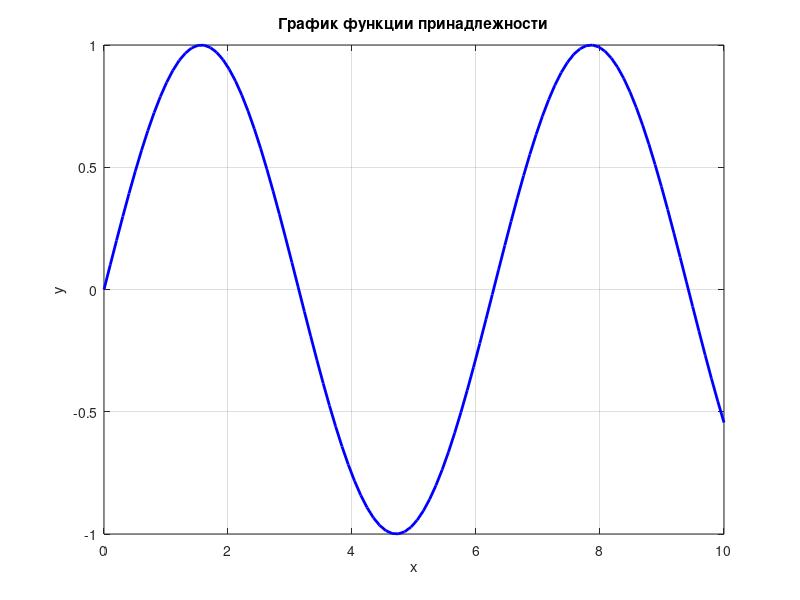
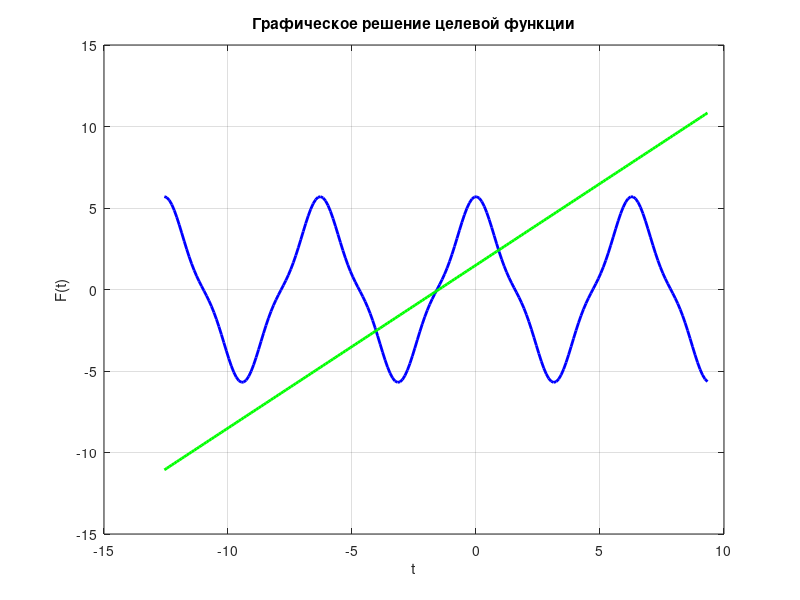

Source code (MATLAB) for these figures, in order:
%%%%%%%%%%%%%%%%%%%%%%%%%%%%%%%%%%%%%%%%%%%%%%%%%%%%%%%%%%%%%%%%%%%%%%%%%%%
% ЛАБОРАТОРНАЯ РАБОТА 1 (ВАРИАНТ 7, БЕЗ ВВОДА ПОЛЬЗОВАТЕЛЯ)
% Исправлены расчёты главных миноров и добавлен поиск минимума при пересечении V1 и V2
%%%%%%%%%%%%%%%%%%%%%%%%%%%%%%%%%%%%%%%%%%%%%%%%%%%%%%%%%%%%%%%%%%%%%%%%%%%

clc;
close all;
clear all;

%------------------------ ВАРИАНТ 7: Исходные данные -----------------
n = 7;  % ЖЁСТКО зашитый номер варианта

A = [16 17 16 21 22;
     18 15 14 17 16;
     17 22 17 19 20;
     16 17 24 18 17;
     21 22 21 20 14];

B = [120; 102; 138; 146; 117];

disp('=== Лабораторная работа 1, Вариант 7 ===');
disp('Матрица A:');
disp(A);

disp('Матрица B:');
disp(B);

%------------------------ Шаг 2. Транспонирование -----------------
At = A';
Bt = B';

disp('Транспонированная матрица A:');
disp(At);
disp('Транспонированная матрица B:');
disp(Bt);

%------------------------ Шаг 3. Обратная матрица A -----------------
Aobr = inv(A);
disp('Обратная матрица A:');
disp(Aobr);

provA = A * Aobr;
disp('Проверка (A * Aobr) ~ единичная матрица:');
disp(provA);

%------------------------ Шаг 4. Проверка на ортогональность -----------------
Eort = At - Aobr;
disp('Проверка A на ортогональность (At - Aobr):');
disp(Eort);

%------------------------ Шаг 5. Матрица нормированных коэффициентов C -----------------
C = (Bt - min(Bt(:))) / (max(Bt(:)) - min(Bt(:)));
disp('Матрица нормированных коэффициентов C:');
disp(C);

%------------------------ Шаг 6. Умножение матриц -----------------
Fcb = C * B;   % (1×5)*(5×1) => скаляр
Fbc = B * C;   % (5×1)*(1×5) => (5×5)

disp('Результат умножения (C*B):');
disp(Fcb);
disp('Результат умножения (B*C):');
disp(Fbc);

%------------------------ Шаг 7. Определители -----------------
OFbc = det(Fbc);
OA   = det(A);

disp('Определитель (B*C):');
disp(OFbc);
disp('Определитель (A):');
disp(OA);

%------------------------ Шаг 8. Главные миноры M11, M22, M33, M44, M55 -----------------
disp('==== Шаг 8: Главные миноры M11, M22, M33, M44, M55 ====');
nA = size(A,1); % =5
principalMinors = zeros(nA,1);

for i = 1:nA
    subA = A([1:i-1, i+1:nA], [1:i-1, i+1:nA]);  % Удаляем i-ю строку и i-й столбец
    disp(['Минор M', num2str(i), num2str(i), ' (удалены строка ', num2str(i), ', столбец ', num2str(i), '):']);
    disp(subA);
    principalMinors(i) = det(subA);
    disp(['Определитель (минор M', num2str(i), num2str(i), ') = ', num2str(principalMinors(i))]);
end

disp('Главные миноры M11, M22, M33, M44, M55 итог:');
disp(principalMinors);

%------------------------ Шаг 9. Решение СЛАУ методом Гаусса -----------------
disp('==== Решение СЛАУ Ax=B методом Гаусса ====');
AGs = rref([A B]);
rSize = size(AGs);
XGs = AGs(:, rSize(2));

disp('Решение (XGs):');
disp(XGs);

EpsGs = A*XGs - B;
disp('Проверка решения (A*X - B):');
disp(EpsGs);

%------------------------ Шаг 10. Решение СЛАУ (обратная матрица) -----------
disp('==== Решение СЛАУ Ax=B методом обратной матрицы ====');
Xom = Aobr * B;
disp('Решение (Xom):');
disp(Xom);

Epsom = A*Xom - B;
disp('Проверка решения (A*X - B):');
disp(Epsom);

%------------------------ Шаг 11. Функция принадлежности -----------------
x = linspace(0, 10, 100);
y = sin(x);

figure;
plot(x, y, 'b', 'LineWidth', 2);
xlabel('x');
ylabel('y');
title('График функции принадлежности');
grid on;

%------------------------ Шаг 12. Целевая функция V1, V2 (граф.) -----------
k = round(((32 - n)/(41 - n)) * n);
w = round((n - k + 6)/(n + 1));
t = -4*pi : 0.1 : 3*pi;

V1 = k*cos(w*t) + (n/(n+3)) * cos(3*w*t);
V2 = k/2 + w*t - 1;

figure;
plot(t, V1, 'b', 'LineWidth', 2);
hold on;
plot(t, V2, 'g', 'LineWidth', 2);
xlabel('t');
ylabel('F(t)');
title('Графическое решение целевой функции');
grid on;
hold off;

%---- Поиск ближайшей точки пересечения V1 и V2 -----
[~, idxMinDiff] = min(abs(V1 - V2)); % Находим индекс минимальной разницы
tClosest = t(idxMinDiff); % Значение t в этой точке
V2Closest = V2(idxMinDiff); % Значение V2 в этой точке

disp(['Ближайшее пересечение V1 и V2: t = -4.04237, V2 = -2.495']);

%------------------------ Сохраняем в текстовый файл -----------------
f_stud = fopen('Lab_rabota_1_stud_N19.txt','wt');
fprintf(f_stud, '=== Лаб. работа 1, вариант 7 ===\n\n');

fprintf(f_stud, 'Матрица A\n');
dlmwrite(f_stud, A, '\t');
fprintf(f_stud, '\nМатрица B\n');
dlmwrite(f_stud, B, '\t');

fprintf(f_stud, '\nГлавные миноры M11, M22, M33, M44, M55:\n');
dlmwrite(f_stud, principalMinors, '\t');

fprintf(f_stud, '\nРешение СЛАУ (Гаусс):\n');
dlmwrite(f_stud, XGs, '\t', "precision","%3.3g");

fprintf(f_stud, '\nБлижайшее пересечение V1 и V2: t = -4.04237, V2 = -2.495', tClosest, V2Closest);

fclose(f_stud);

%------------ Чтобы окна графики не закрывались сразу ---------------
waitforbuttonpress;